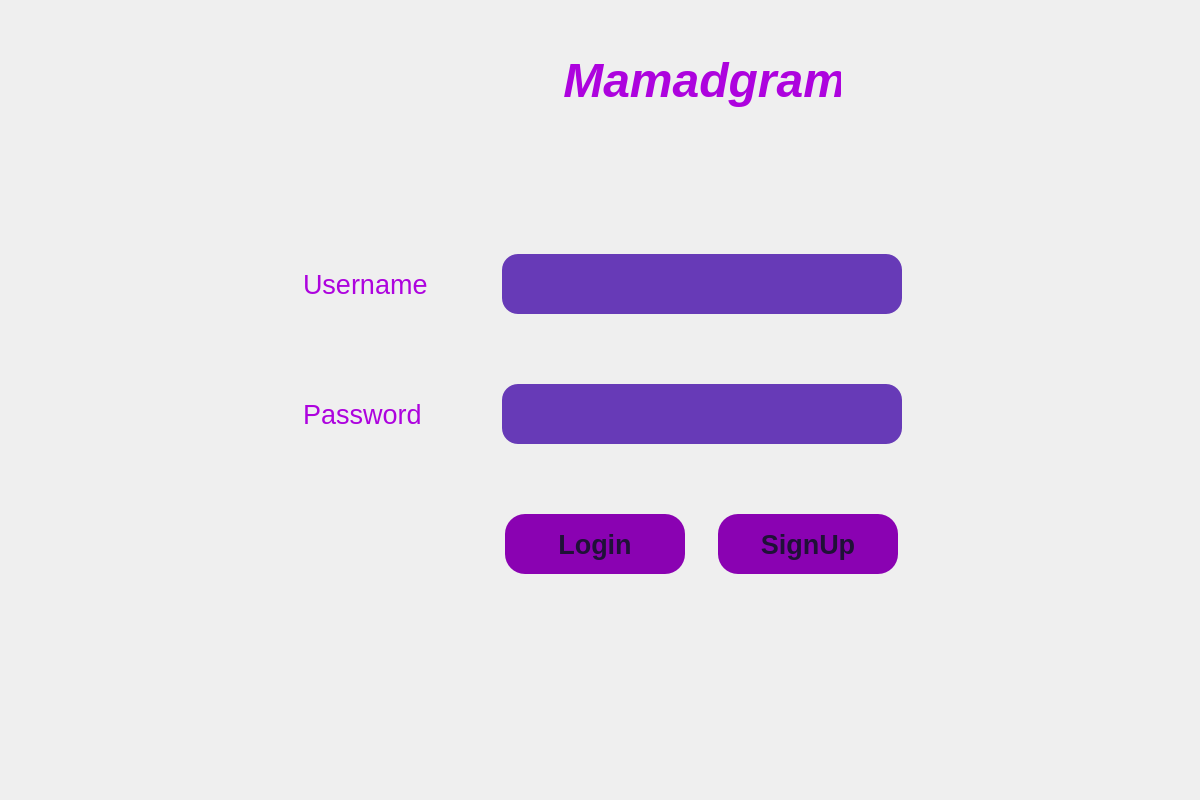
<?xml version="1.0" encoding="UTF-8"?>
<ui version="4.0">
 <class>MainWindow</class>
 <widget class="QMainWindow" name="MainWindow">
  <property name="geometry">
   <rect>
    <x>0</x>
    <y>0</y>
    <width>1200</width>
    <height>800</height>
   </rect>
  </property>
  <property name="minimumSize">
   <size>
    <width>1200</width>
    <height>800</height>
   </size>
  </property>
  <property name="windowTitle">
   <string>Login Page</string>
  </property>
  <property name="styleSheet">
   <string notr="true">MainWindow
{
	background-color:#0a0612;
}
QPushButton
{
	background-color:#8a02b2;
	color:#1f1137;
	border-radius:20px;
}
QPushButton:hover
{
	background-color:#341d5c;
	color: #ffffff;
}
QLabel
{
	color:#ad03de;
}
QLineEdit
{
	background-color:#673ab7;
	color:#ffffff;
	border-radius:16px;
}
QLineEdit:hover
{
	background-color:#5d34a5;
}</string>
  </property>
  <widget class="QWidget" name="centralwidget">
   <widget class="QLabel" name="label_appname">
    <property name="geometry">
     <rect>
      <x>430</x>
      <y>40</y>
      <width>411</width>
      <height>80</height>
     </rect>
    </property>
    <property name="font">
     <font>
      <pointsize>36</pointsize>
      <weight>75</weight>
      <italic>true</italic>
      <bold>true</bold>
     </font>
    </property>
    <property name="text">
     <string>          Mamadgram</string>
    </property>
   </widget>
   <widget class="QWidget" name="gridLayoutWidget">
    <property name="geometry">
     <rect>
      <x>290</x>
      <y>190</y>
      <width>625</width>
      <height>451</height>
     </rect>
    </property>
    <layout class="QGridLayout" name="gridLayout">
     <item row="0" column="1">
      <widget class="QLineEdit" name="le_username">
       <property name="minimumSize">
        <size>
         <width>400</width>
         <height>60</height>
        </size>
       </property>
       <property name="maximumSize">
        <size>
         <width>400</width>
         <height>60</height>
        </size>
       </property>
       <property name="font">
        <font>
         <pointsize>18</pointsize>
        </font>
       </property>
      </widget>
     </item>
     <item row="1" column="1">
      <widget class="QLineEdit" name="le_password">
       <property name="minimumSize">
        <size>
         <width>400</width>
         <height>60</height>
        </size>
       </property>
       <property name="maximumSize">
        <size>
         <width>400</width>
         <height>60</height>
        </size>
       </property>
       <property name="font">
        <font>
         <pointsize>18</pointsize>
        </font>
       </property>
      </widget>
     </item>
     <item row="0" column="0">
      <widget class="QLabel" name="label_username">
       <property name="minimumSize">
        <size>
         <width>180</width>
         <height>60</height>
        </size>
       </property>
       <property name="maximumSize">
        <size>
         <width>180</width>
         <height>60</height>
        </size>
       </property>
       <property name="sizeIncrement">
        <size>
         <width>0</width>
         <height>0</height>
        </size>
       </property>
       <property name="baseSize">
        <size>
         <width>0</width>
         <height>0</height>
        </size>
       </property>
       <property name="font">
        <font>
         <pointsize>20</pointsize>
         <weight>50</weight>
         <bold>false</bold>
        </font>
       </property>
       <property name="text">
        <string>Username</string>
       </property>
      </widget>
     </item>
     <item row="1" column="0">
      <widget class="QLabel" name="label_password">
       <property name="minimumSize">
        <size>
         <width>180</width>
         <height>60</height>
        </size>
       </property>
       <property name="maximumSize">
        <size>
         <width>180</width>
         <height>60</height>
        </size>
       </property>
       <property name="font">
        <font>
         <pointsize>20</pointsize>
        </font>
       </property>
       <property name="text">
        <string>Password</string>
       </property>
      </widget>
     </item>
     <item row="2" column="1">
      <layout class="QHBoxLayout" name="horizontalLayout">
       <property name="spacing">
        <number>30</number>
       </property>
       <item>
        <widget class="QPushButton" name="btn_login">
         <property name="minimumSize">
          <size>
           <width>180</width>
           <height>60</height>
          </size>
         </property>
         <property name="maximumSize">
          <size>
           <width>160</width>
           <height>60</height>
          </size>
         </property>
         <property name="font">
          <font>
           <pointsize>20</pointsize>
           <weight>75</weight>
           <bold>true</bold>
          </font>
         </property>
         <property name="text">
          <string>Login</string>
         </property>
        </widget>
       </item>
       <item>
        <widget class="QPushButton" name="btn_signup">
         <property name="sizePolicy">
          <sizepolicy hsizetype="Minimum" vsizetype="Fixed">
           <horstretch>0</horstretch>
           <verstretch>0</verstretch>
          </sizepolicy>
         </property>
         <property name="minimumSize">
          <size>
           <width>180</width>
           <height>60</height>
          </size>
         </property>
         <property name="maximumSize">
          <size>
           <width>180</width>
           <height>60</height>
          </size>
         </property>
         <property name="font">
          <font>
           <pointsize>20</pointsize>
           <weight>75</weight>
           <italic>false</italic>
           <bold>true</bold>
          </font>
         </property>
         <property name="text">
          <string>SignUp</string>
         </property>
        </widget>
       </item>
      </layout>
     </item>
    </layout>
   </widget>
  </widget>
  <widget class="QMenuBar" name="menubar">
   <property name="geometry">
    <rect>
     <x>0</x>
     <y>0</y>
     <width>0</width>
     <height>0</height>
    </rect>
   </property>
   <property name="maximumSize">
    <size>
     <width>0</width>
     <height>0</height>
    </size>
   </property>
  </widget>
  <widget class="QStatusBar" name="statusbar">
   <property name="maximumSize">
    <size>
     <width>0</width>
     <height>0</height>
    </size>
   </property>
  </widget>
 </widget>
 <resources/>
 <connections/>
</ui>
